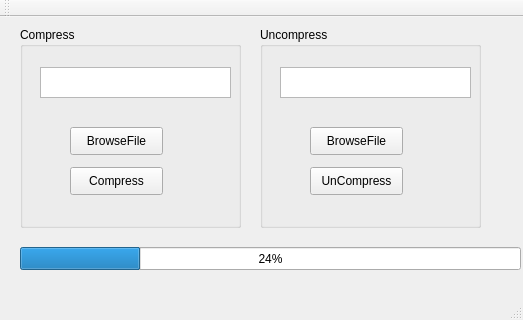
<?xml version="1.0" encoding="UTF-8"?>
<ui version="4.0">
 <class>BmpCompress</class>
 <widget class="QMainWindow" name="BmpCompress">
  <property name="geometry">
   <rect>
    <x>0</x>
    <y>0</y>
    <width>523</width>
    <height>320</height>
   </rect>
  </property>
  <property name="windowTitle">
   <string>BmpCompress</string>
  </property>
  <widget class="QWidget" name="centralWidget">
   <widget class="QGroupBox" name="groupBox">
    <property name="geometry">
     <rect>
      <x>20</x>
      <y>10</y>
      <width>221</width>
      <height>201</height>
     </rect>
    </property>
    <property name="title">
     <string>Compress</string>
    </property>
    <widget class="QTextEdit" name="CpsName">
     <property name="enabled">
      <bool>true</bool>
     </property>
     <property name="geometry">
      <rect>
       <x>20</x>
       <y>40</y>
       <width>191</width>
       <height>31</height>
      </rect>
     </property>
     <property name="maximumSize">
      <size>
       <width>191</width>
       <height>16777215</height>
      </size>
     </property>
     <property name="autoFillBackground">
      <bool>false</bool>
     </property>
     <property name="readOnly">
      <bool>true</bool>
     </property>
    </widget>
    <widget class="QPushButton" name="pushButton">
     <property name="geometry">
      <rect>
       <x>50</x>
       <y>100</y>
       <width>93</width>
       <height>28</height>
      </rect>
     </property>
     <property name="text">
      <string>BrowseFile</string>
     </property>
    </widget>
    <widget class="QPushButton" name="pushButton_2">
     <property name="geometry">
      <rect>
       <x>50</x>
       <y>140</y>
       <width>93</width>
       <height>28</height>
      </rect>
     </property>
     <property name="text">
      <string>Compress</string>
     </property>
    </widget>
   </widget>
   <widget class="QGroupBox" name="groupBox_2">
    <property name="geometry">
     <rect>
      <x>260</x>
      <y>10</y>
      <width>221</width>
      <height>201</height>
     </rect>
    </property>
    <property name="title">
     <string>Uncompress</string>
    </property>
    <widget class="QTextEdit" name="UnCpsName">
     <property name="enabled">
      <bool>true</bool>
     </property>
     <property name="geometry">
      <rect>
       <x>20</x>
       <y>40</y>
       <width>191</width>
       <height>31</height>
      </rect>
     </property>
     <property name="readOnly">
      <bool>true</bool>
     </property>
    </widget>
    <widget class="QPushButton" name="pushButton_3">
     <property name="geometry">
      <rect>
       <x>50</x>
       <y>100</y>
       <width>93</width>
       <height>28</height>
      </rect>
     </property>
     <property name="text">
      <string>BrowseFile</string>
     </property>
    </widget>
    <widget class="QPushButton" name="pushButton_4">
     <property name="geometry">
      <rect>
       <x>50</x>
       <y>140</y>
       <width>93</width>
       <height>28</height>
      </rect>
     </property>
     <property name="text">
      <string>UnCompress</string>
     </property>
    </widget>
   </widget>
   <widget class="QProgressBar" name="progressBar">
    <property name="geometry">
     <rect>
      <x>20</x>
      <y>230</y>
      <width>501</width>
      <height>23</height>
     </rect>
    </property>
    <property name="value">
     <number>24</number>
    </property>
   </widget>
  </widget>
  <widget class="QMenuBar" name="menuBar">
   <property name="geometry">
    <rect>
     <x>0</x>
     <y>0</y>
     <width>523</width>
     <height>26</height>
    </rect>
   </property>
  </widget>
  <widget class="QToolBar" name="mainToolBar">
   <attribute name="toolBarArea">
    <enum>TopToolBarArea</enum>
   </attribute>
   <attribute name="toolBarBreak">
    <bool>false</bool>
   </attribute>
  </widget>
  <widget class="QStatusBar" name="statusBar"/>
 </widget>
 <layoutdefault spacing="6" margin="11"/>
 <resources/>
 <connections/>
</ui>
